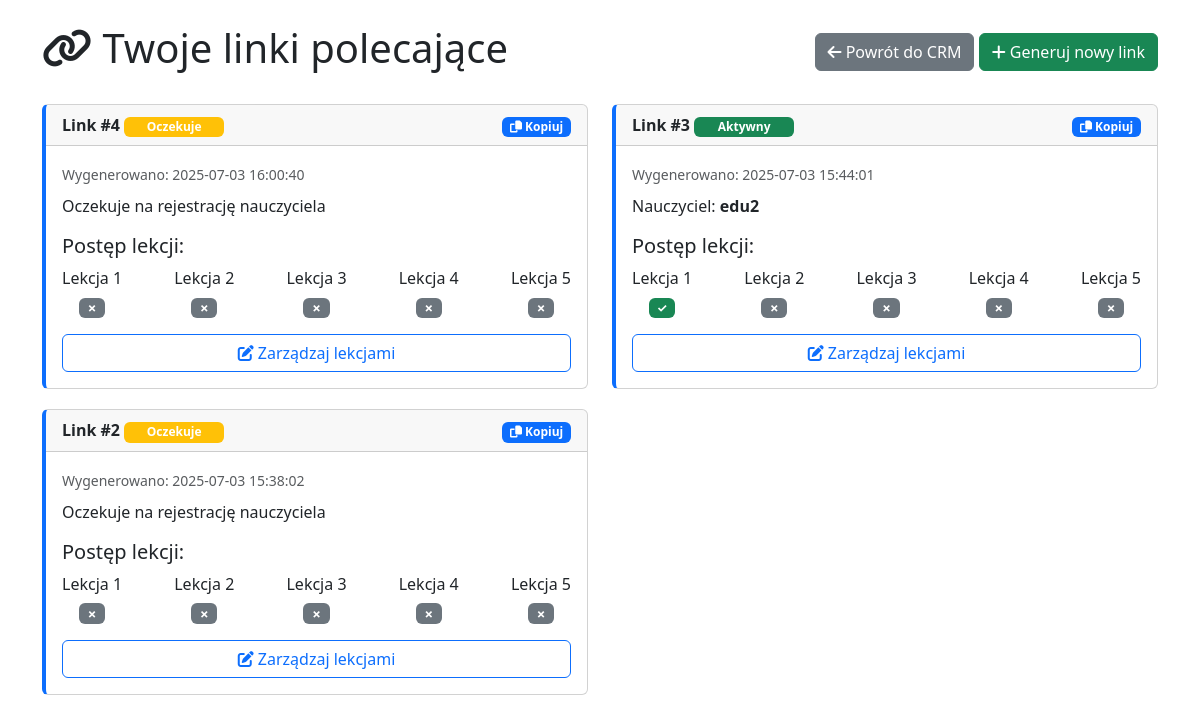
The page /crm/referrals (signed in) on the database as committed earlier.
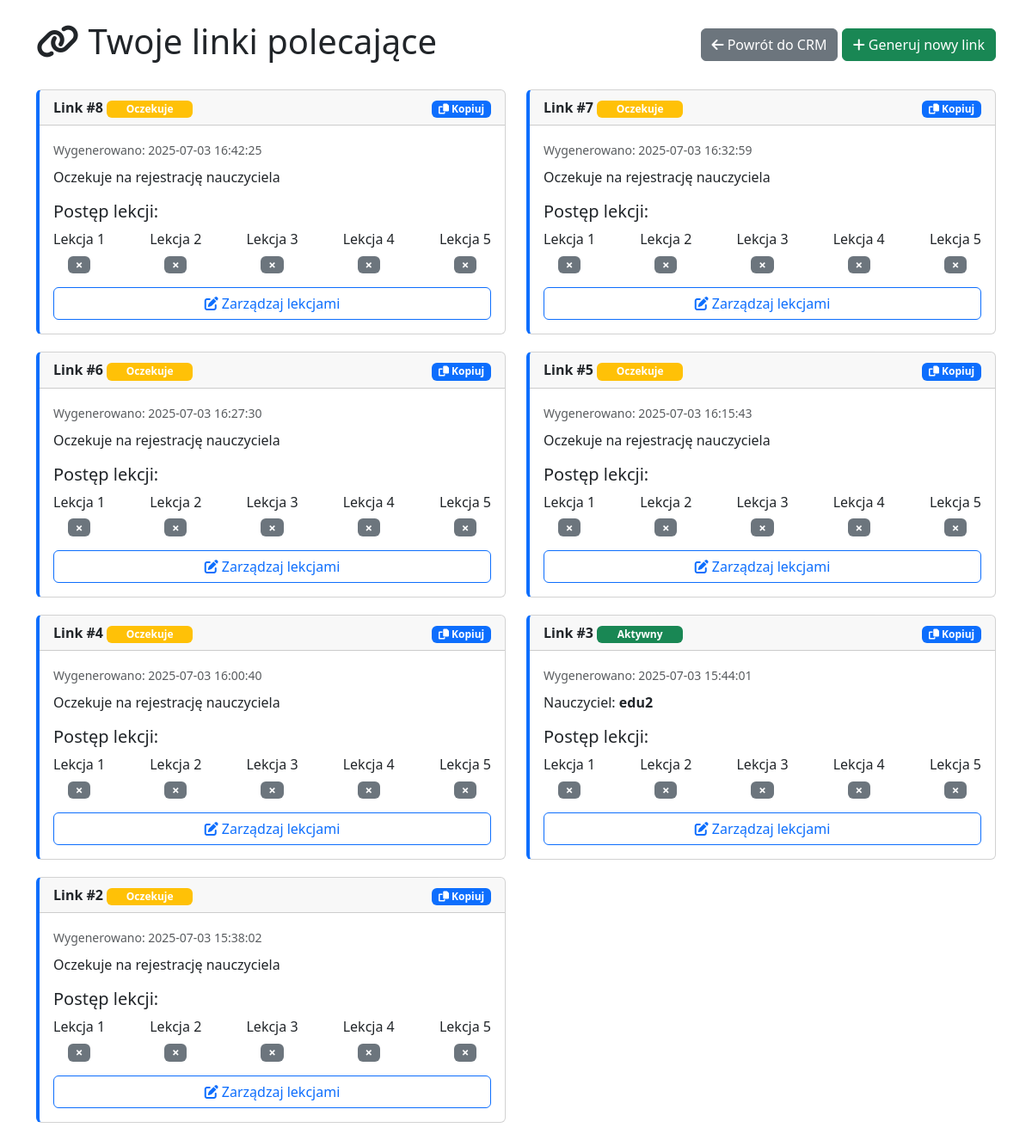
The same page on the database as committed later.
### tables this page shows
CREATE TABLE ref_links (
                id INTEGER PRIMARY KEY AUTOINCREMENT,
                link TEXT UNIQUE NOT NULL,
                owner_id INTEGER NOT NULL,
                recipient_id INTEGER,
                lesson1_completed INTEGER DEFAULT 0,
                lesson2_completed INTEGER DEFAULT 0,
                lesson3_completed INTEGER DEFAULT 0,
                lesson4_completed INTEGER DEFAULT 0,
                lesson5_completed INTEGER DEFAULT 0,
                all_completed INTEGER DEFAULT 0,
                created_at TIMESTAMP DEFAULT CURRENT_TIMESTAMP,
                FOREIGN KEY (owner_id) REFERENCES users (id),
                FOREIGN KEY (recipient_id) REFERENCES users (id)
            );

CREATE TABLE users (
                id INTEGER PRIMARY KEY AUTOINCREMENT,
                username TEXT UNIQUE NOT NULL,
                email TEXT UNIQUE NOT NULL,
                hash TEXT NOT NULL,
                role INTEGER DEFAULT 0,
                voivodeship TEXT,
                regional_teacher_id INTEGER,
                first_name TEXT,
                last_name TEXT,
                phone TEXT,
                school TEXT,
                subjects TEXT,
                experience_years INTEGER,
                bio TEXT,
                profile_picture TEXT,
                created_at TIMESTAMP DEFAULT CURRENT_TIMESTAMP,
                is_online INTEGER DEFAULT 0,
                last_online TIMESTAMP,
                teaching_modes TEXT DEFAULT 'online',
                availability_hours INTEGER DEFAULT 8,
                parental_email TEXT,
                password_setup_token TEXT,
                token_expiry TIMESTAMP,
                password_reset_token TEXT,
                password_reset_expiry TIMESTAMP,
                tmethod TEXT DEFAULT 'default_method'
            );

### app.py (the view, shortened to what this page needs)
@app.route("/crm/referrals", methods=["GET", "POST"])
def crm_referrals():
    if "user_id" not in session or session.get("user_role") not in ["regional_teacher", "admin", "teacher"]:
        flash("Nie masz uprawnień do tej strony", "error")
        return redirect(url_for("index"))
    user_id = session["user_id"]
    db = get_db()
    links = db.execute("""
        SELECT r.*, u.username as recipient_name
        FROM ref_links r
        LEFT JOIN users u ON r.recipient_id = u.id
        WHERE r.owner_id = ?
        ORDER BY r.created_at DESC
    """, (user_id,)).fetchall()
    return render_template("crm_referrals.html", links=links)

### app.py (called while the page is built)
def get_db():
    db = getattr(g, '_database', None)
    if db is None:
        db = g._database = sqlite3.connect(DATABASE)
        db.row_factory = sqlite3.Row
    return db

@app.template_filter('format_datetime')
def format_datetime(value, format='%d.%m.%Y %H:%M'):
    if value is None:
        return ""
    try:
        return value.strftime(format)
    except AttributeError:
        return value

@app.teardown_appcontext
def close_connection(exception):
    db = getattr(g, '_database', None)
    if db is not None:
        db.close()

@app.context_processor
def utility_processor():
    return dict(
        get_day_name=get_day_name,
        get_role_name=get_role_name,
        datetime=datetime,
        timedelta=timedelta,
        format_time_slot=format_time_slot
    )

### templates/crm_referrals.html (shortened to what this page needs)
<!DOCTYPE html>
<html lang="pl">
<head>
    <link rel="stylesheet" href="https://cdn.jsdelivr.net/npm/bootstrap@5.3.0/dist/css/bootstrap.min.css">
    <link rel="stylesheet" href="https://cdnjs.cloudflare.com/ajax/libs/font-awesome/6.4.0/css/all.min.css">
</head>
<body>
    <div class="container py-4">
        <div class="d-flex justify-content-between align-items-center mb-4">
            <h1><i class="fas fa-link"></i> Twoje linki polecające</h1>
            <div>
                <a href="{{ url_for('crm') }}" class="btn btn-secondary">
                    <i class="fas fa-arrow-left"></i> Powrót do CRM
                </a>
                <form method="POST" action="{{ url_for('crm_referrals') }}" class="d-inline">
                    <button type="submit" class="btn btn-success">
                        <i class="fas fa-plus"></i> Generuj nowy link
                    </button>
                </form>
            </div>
        </div>
        {% if not links %}
            <div class="alert alert-info">
                Nie masz jeszcze żadnych aktywnych linków polecających. Kliknij "Generuj nowy link", aby utworzyć pierwszy.
            </div>
        {% else %}
            <div class="row">
                {% for link in links %}
                <div class="col-md-6">
                    <div class="card link-card {% if link['all_completed'] %}completed{% endif %}">
                        <div class="card-header d-flex justify-content-between align-items-center">
                            <div>
                                <strong>Link #{{ link['id'] }}</strong>
                                <span class="badge {% if link['recipient_id'] %}bg-success{% else %}bg-warning{% endif %} status-badge">
                                    {% if link['recipient_id'] %}Aktywny{% else %}Oczekuje{% endif %}
                                </span>
                            </div>
                            <div>
                                <span class="badge bg-primary copy-btn" data-link="{{ link['link'] }}">
                                    <i class="fas fa-copy"></i> Kopiuj
                                </span>
                            </div>
                        </div>
                        <div class="card-body">
                            <div class="mb-2">
                                <small class="text-muted">Wygenerowano: {{ link['created_at']|format_datetime }}</small>
                            </div>
                            <div class="mb-3">
                                {% if link['recipient_name'] %}
                                    <p>Nauczyciel: <strong>{{ link['recipient_name'] }}</strong></p>
                                {% else %}
                                    <p>Oczekuje na rejestrację nauczyciela</p>
                                {% endif %}
                            </div>
                            <h5>Postęp lekcji:</h5>
                            <div class="d-flex justify-content-between mb-3">
                                {% for i in range(1,6) %}
                                {% set lesson_key = 'lesson' ~ i ~ '_completed' %}
                                <div class="text-center">
                                    <div class="mb-1">Lekcja {{ i }}</div>
                                    <span class="badge {% if link[lesson_key] %}bg-success{% else %}bg-secondary{% endif %}">
                                        {% if link[lesson_key] %}✓{% else %}✗{% endif %}
                                    </span>
                                </div>
                                {% endfor %}
                            </div>
                            <div class="d-grid">
                                <a href="{{ url_for('manage_referral', link_id=link['id']) }}" class="btn btn-outline-primary">
                                    <i class="fas fa-edit"></i> Zarządzaj lekcjami
                                </a>
                            </div>
                        </div>
                    </div>
                </div>
                {% endfor %}
            </div>
        {% endif %}
    </div>
</body>
</html>

### templates/crm_referrals.html (style rules this page uses)
.link-card { margin-bottom: 20px; border-left: 4px solid #0d6efd; }
.copy-btn { cursor: pointer; }
.status-badge { min-width: 100px; }

Rows that differ between the two databases and show on the page:
added ref_links: id "8", shows "Oczekuje", created_at "2025-07-03 16:42:25", shows "Oczekuje na rejestrację nauczyciela", i "1" "2" "3" "4" "5", lesson1_completed 0 (drawn), lesson2_completed 0 (drawn), lesson3_completed 0 (drawn), lesson4_completed 0 (drawn), lesson5_completed 0 (drawn)
added ref_links: id "7", shows "Oczekuje", created_at "2025-07-03 16:32:59", shows "Oczekuje na rejestrację nauczyciela", i "1" "2" "3" "4" "5", lesson1_completed 0 (drawn), lesson2_completed 0 (drawn), lesson3_completed 0 (drawn), lesson4_completed 0 (drawn), lesson5_completed 0 (drawn)
added ref_links: id "6", shows "Oczekuje", created_at "2025-07-03 16:27:30", shows "Oczekuje na rejestrację nauczyciela", i "1" "2" "3" "4" "5", lesson1_completed 0 (drawn), lesson2_completed 0 (drawn), lesson3_completed 0 (drawn), lesson4_completed 0 (drawn), lesson5_completed 0 (drawn)
added ref_links: id "5", shows "Oczekuje", created_at "2025-07-03 16:15:43", shows "Oczekuje na rejestrację nauczyciela", i "1" "2" "3" "4" "5", lesson1_completed 0 (drawn), lesson2_completed 0 (drawn), lesson3_completed 0 (drawn), lesson4_completed 0 (drawn), lesson5_completed 0 (drawn)
changed ref_links "edu2": lesson1_completed 1 → 0 (drawn)
